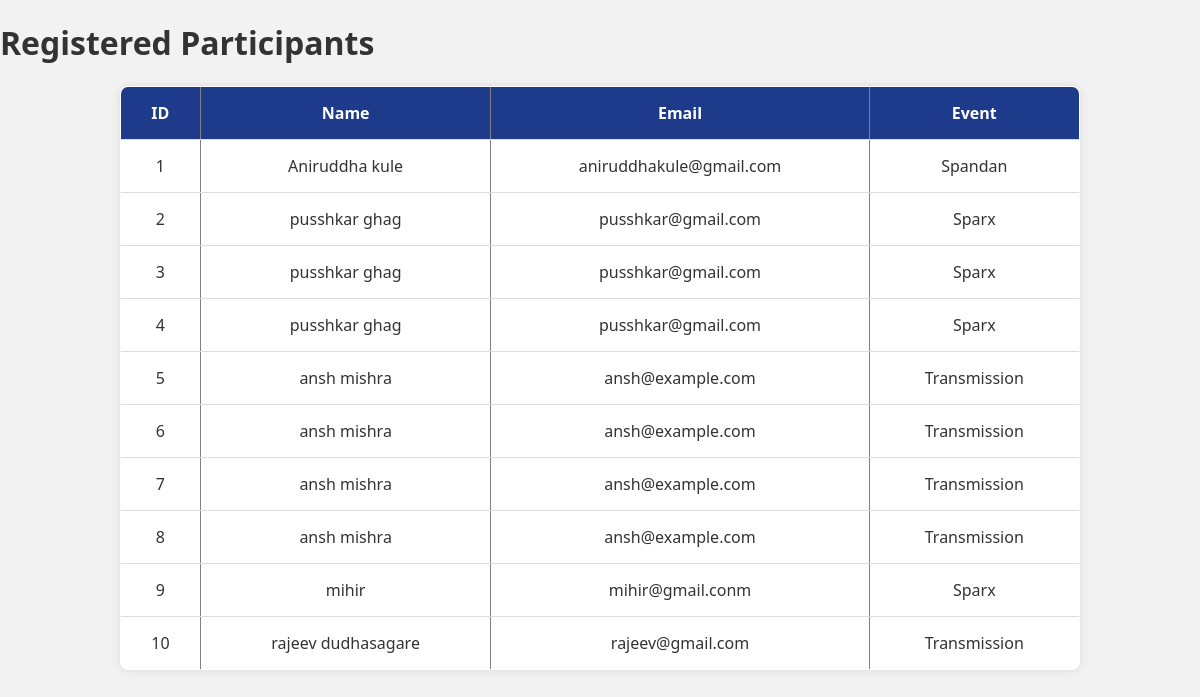
The app's page /admin.php with its own data.
### tables this page shows
CREATE TABLE `registrations` (
  `id` int(11) NOT NULL,
  `name` varchar(255) NOT NULL,
  `email` varchar(255) NOT NULL,
  `event_id` int(11) NOT NULL
);

CREATE TABLE `events` (
  `id` int(11) NOT NULL,
  `name` varchar(255) NOT NULL,
  `description` text NOT NULL,
  `event_date` date DEFAULT NULL
);

### admin.php (the view, shortened to what this page needs)
<?php
$host = "localhost";
$user = "root";
$pass = "";
$db = "event_management";
$conn = new mysqli($host, $user, $pass, $db);
$sql = "SELECT registrations.id, registrations.name, registrations.email, events.name AS event_name
        FROM registrations
        JOIN events ON registrations.event_id = events.id";
$result = $conn->query($sql);
?>
<!DOCTYPE html>
<html lang="en">
<head>
    <link rel="stylesheet" href="styles.css">
</head>
<body>
    <h1>Registered Participants</h1>
    <table border="1">
        <tr>
            <th>ID</th>
            <th>Name</th>
            <th>Email</th>
            <th>Event</th>
        </tr>
        <?php while ($row = $result->fetch_assoc()) { ?>
        <tr>
            <td><?php echo $row['id']; ?></td>
            <td><?php echo $row['name']; ?></td>
            <td><?php echo $row['email']; ?></td>
            <td><?php echo $row['event_name']; ?></td>
        </tr>
        <?php } ?>
    </table>
</body>
</html>

### styles.css (style rules this page uses)
body { margin: 0; font-family: 'Segoe UI', Tahoma, Geneva, Verdana, sans-serif; background-color: #f2f2f2; color: #333; }
table { width: 80%; margin: 20px auto; border-collapse: collapse; background-color: white; border-radius: 8px; overflow: hidden; box-shadow: 0 0 10px rgba(0, 0, 0, 0.1); }
table th, table td { padding: 15px; border-bottom: 1px solid #ddd; text-align: center; }
table th { background-color: #1e3a8a; color: white; }

### records on screen
registrations: id "1", name "Aniruddha kule", email "aniruddhakule@gmail.com", event.name "Spandan"
registrations: id "2", name "pusshkar ghag", email "pusshkar@gmail.com", event.name "Sparx"
registrations: id "3", name "pusshkar ghag", email "pusshkar@gmail.com", event.name "Sparx"
registrations: id "4", name "pusshkar ghag", email "pusshkar@gmail.com", event.name "Sparx"
registrations: id "5", name "ansh mishra", email "ansh@example.com", event.name "Transmission"
registrations: id "6", name "ansh mishra", email "ansh@example.com", event.name "Transmission"
registrations: id "7", name "ansh mishra", email "ansh@example.com", event.name "Transmission"
registrations: id "8", name "ansh mishra", email "ansh@example.com", event.name "Transmission"
registrations: id "9", name "mihir", email "mihir@gmail.conm", event.name "Sparx"
registrations: id "10", name "rajeev dudhasagare", email "rajeev@gmail.com", event.name "Transmission"
